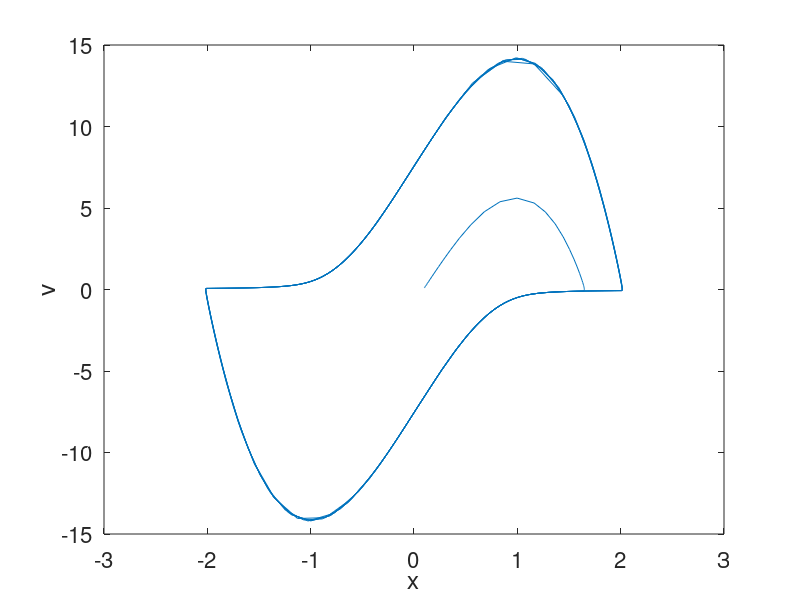

MATLAB code for this plot:
%% KYA314 - Assignment 3, Q3b
% simulate the Vander Pol oscillator
clear;
close all;
clc;

% define ODE system
f=@(t,x,p) [x(2,:);
          p(1).*(1-x(1,:).^2).*x(2,:)-x(1,:)];

%% alpha < 0
alpha = -1;

x0 = [0.1;0.1];

% ODE solver
tspan = [0,100];

[~,xout1] = ode45(@(t,x)f(t,x,alpha),tspan,x0);

% Plot in phase space
figure(1); clf;
hold on;
plot(xout1(:,1),xout1(:,2))

set(gca,'FontSize',16)
xlabel('x')
ylabel('v')
box on;

%% alpha = 0
alpha = 0;

x0 = [0.1;0.1];

% ODE solver
tspan = [0,100];

[~,xout2] = ode45(@(t,x)f(t,x,alpha),tspan,x0);

% Plot in phase space
figure(1); clf;
hold on;
plot(xout2(:,1),xout2(:,2))

set(gca,'FontSize',16)
xlabel('x')
ylabel('v')
box on;

%% alpha > 0
alpha = 1;

x0 = [0.1;0.1];

% ODE solver
tspan = [0,100];

[~,xout3] = ode45(@(t,x)f(t,x,alpha),tspan,x0);

% Plot in phase space
figure(1); clf;
hold on;
plot(xout3(:,1),xout3(:,2))

set(gca,'FontSize',16)
xlabel('x')
ylabel('v')
box on;

%% alpha >> 0
alpha = 10;

x0 = [0.1;0.1];

% ODE solver
tspan = [0,100];

[~,xout4] = ode45(@(t,x)f(t,x,alpha),tspan,x0);

% Plot in phase space
figure(1); clf;
hold on;
plot(xout4(:,1),xout4(:,2))

set(gca,'FontSize',16)
xlabel('x')
ylabel('v')
box on;
